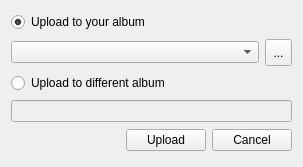
<?xml version="1.0" encoding="UTF-8"?>
<ui version="4.0">
 <class>vkUploadImageForm</class>
 <widget class="QWidget" name="vkUploadImageForm">
  <property name="geometry">
   <rect>
    <x>0</x>
    <y>0</y>
    <width>303</width>
    <height>167</height>
   </rect>
  </property>
  <property name="sizePolicy">
   <sizepolicy hsizetype="Minimum" vsizetype="Preferred">
    <horstretch>0</horstretch>
    <verstretch>0</verstretch>
   </sizepolicy>
  </property>
  <property name="maximumSize">
   <size>
    <width>320</width>
    <height>16777215</height>
   </size>
  </property>
  <property name="windowTitle">
   <string>QImageViewer - Vkontakte - Upload image</string>
  </property>
  <layout class="QVBoxLayout" name="verticalLayout">
   <item>
    <widget class="QRadioButton" name="userAlbumButton">
     <property name="text">
      <string>Upload to your album</string>
     </property>
     <property name="checked">
      <bool>true</bool>
     </property>
    </widget>
   </item>
   <item>
    <layout class="QHBoxLayout" name="horizontalLayout_2">
     <item>
      <widget class="QComboBox" name="comboBox"/>
     </item>
     <item>
      <widget class="QToolButton" name="toolButton">
       <property name="minimumSize">
        <size>
         <width>27</width>
         <height>27</height>
        </size>
       </property>
       <property name="text">
        <string>...</string>
       </property>
      </widget>
     </item>
    </layout>
   </item>
   <item>
    <widget class="QRadioButton" name="otherAlbumButton">
     <property name="text">
      <string>Upload to different album</string>
     </property>
    </widget>
   </item>
   <item>
    <widget class="QLineEdit" name="lineEdit">
     <property name="enabled">
      <bool>false</bool>
     </property>
     <property name="toolTip">
      <string>Please put here album's id</string>
     </property>
    </widget>
   </item>
   <item>
    <layout class="QHBoxLayout" name="horizontalLayout">
     <item>
      <spacer name="horizontalSpacer">
       <property name="orientation">
        <enum>Qt::Horizontal</enum>
       </property>
       <property name="sizeHint" stdset="0">
        <size>
         <width>40</width>
         <height>20</height>
        </size>
       </property>
      </spacer>
     </item>
     <item>
      <widget class="QPushButton" name="uploadButton">
       <property name="text">
        <string>Upload</string>
       </property>
      </widget>
     </item>
     <item>
      <widget class="QPushButton" name="cancelButton">
       <property name="text">
        <string>Cancel</string>
       </property>
      </widget>
     </item>
    </layout>
   </item>
  </layout>
 </widget>
 <resources/>
 <connections/>
</ui>
